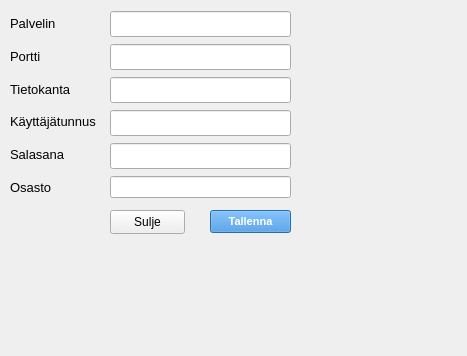
<?xml version="1.0" encoding="UTF-8"?>
<ui version="4.0">
 <class>Dialog</class>
 <widget class="QDialog" name="Dialog">
  <property name="geometry">
   <rect>
    <x>0</x>
    <y>0</y>
    <width>467</width>
    <height>356</height>
   </rect>
  </property>
  <property name="windowTitle">
   <string>Dialog</string>
  </property>
  <property name="windowIcon">
   <iconset theme="applications-development"/>
  </property>
  <widget class="QPushButton" name="saveSettingspushButton">
   <property name="geometry">
    <rect>
     <x>210</x>
     <y>210</y>
     <width>81</width>
     <height>23</height>
    </rect>
   </property>
   <property name="font">
    <font>
     <pointsize>8</pointsize>
     <bold>true</bold>
    </font>
   </property>
   <property name="cursor">
    <cursorShape>PointingHandCursor</cursorShape>
   </property>
   <property name="toolTip">
    <string>&lt;html&gt;&lt;head/&gt;&lt;body&gt;&lt;p&gt;&lt;span style=&quot; font-size:10pt;&quot;&gt;Tallentaa asetukset tiedostoon&lt;/span&gt;&lt;/p&gt;&lt;/body&gt;&lt;/html&gt;</string>
   </property>
   <property name="styleSheet">
    <string notr="true">background-color: rgb(57, 136, 220);
color: rgb(255, 255, 255);</string>
   </property>
   <property name="text">
    <string>Tallenna</string>
   </property>
  </widget>
  <widget class="QWidget" name="layoutWidget">
   <property name="geometry">
    <rect>
     <x>110</x>
     <y>10</y>
     <width>181</width>
     <height>191</height>
    </rect>
   </property>
   <layout class="QVBoxLayout" name="verticalLayout">
    <item>
     <widget class="QLineEdit" name="serverLineEdit">
      <property name="font">
       <font>
        <pointsize>11</pointsize>
       </font>
      </property>
      <property name="toolTip">
       <string>&lt;html&gt;&lt;head/&gt;&lt;body&gt;&lt;p&gt;&lt;span style=&quot; font-size:10pt;&quot;&gt;Palvelimen nimi tai IP-osoite&lt;/span&gt;&lt;/p&gt;&lt;/body&gt;&lt;/html&gt;</string>
      </property>
     </widget>
    </item>
    <item>
     <widget class="QLineEdit" name="portLineEdit">
      <property name="font">
       <font>
        <pointsize>11</pointsize>
       </font>
      </property>
      <property name="toolTip">
       <string>&lt;html&gt;&lt;head/&gt;&lt;body&gt;&lt;p&gt;&lt;span style=&quot; font-size:10pt;&quot;&gt;Palvelimen porttinumero&lt;/span&gt;&lt;/p&gt;&lt;/body&gt;&lt;/html&gt;</string>
      </property>
     </widget>
    </item>
    <item>
     <widget class="QLineEdit" name="databaseLineEdit">
      <property name="font">
       <font>
        <pointsize>11</pointsize>
       </font>
      </property>
      <property name="toolTip">
       <string>&lt;html&gt;&lt;head/&gt;&lt;body&gt;&lt;p&gt;&lt;span style=&quot; font-size:10pt;&quot;&gt;Tietokannan nimi&lt;/span&gt;&lt;/p&gt;&lt;/body&gt;&lt;/html&gt;</string>
      </property>
     </widget>
    </item>
    <item>
     <widget class="QLineEdit" name="userLineEdit">
      <property name="font">
       <font>
        <pointsize>11</pointsize>
       </font>
      </property>
      <property name="toolTip">
       <string>&lt;html&gt;&lt;head/&gt;&lt;body&gt;&lt;p&gt;&lt;span style=&quot; font-size:10pt;&quot;&gt;Sovelluksen käyttäjätunnus&lt;/span&gt;&lt;/p&gt;&lt;/body&gt;&lt;/html&gt;</string>
      </property>
     </widget>
    </item>
    <item>
     <widget class="QLineEdit" name="paswordLineEdit">
      <property name="font">
       <font>
        <pointsize>11</pointsize>
       </font>
      </property>
      <property name="toolTip">
       <string>&lt;html&gt;&lt;head/&gt;&lt;body&gt;&lt;p&gt;&lt;span style=&quot; font-size:10pt;&quot;&gt;Salasana&lt;/span&gt;&lt;/p&gt;&lt;/body&gt;&lt;/html&gt;</string>
      </property>
      <property name="echoMode">
       <enum>QLineEdit::EchoMode::PasswordEchoOnEdit</enum>
      </property>
     </widget>
    </item>
    <item>
     <widget class="QLineEdit" name="divisionLineEdit">
      <property name="toolTip">
       <string>Oman osaston nimi</string>
      </property>
     </widget>
    </item>
   </layout>
  </widget>
  <widget class="QWidget" name="layoutWidget_2">
   <property name="geometry">
    <rect>
     <x>10</x>
     <y>10</y>
     <width>86</width>
     <height>191</height>
    </rect>
   </property>
   <layout class="QVBoxLayout" name="verticalLayout_2">
    <item>
     <widget class="QLabel" name="ServerLabel">
      <property name="font">
       <font>
        <pointsize>10</pointsize>
       </font>
      </property>
      <property name="text">
       <string>Palvelin</string>
      </property>
     </widget>
    </item>
    <item>
     <widget class="QLabel" name="portLabel">
      <property name="font">
       <font>
        <pointsize>10</pointsize>
       </font>
      </property>
      <property name="text">
       <string>Portti</string>
      </property>
     </widget>
    </item>
    <item>
     <widget class="QLabel" name="databaseLabel">
      <property name="font">
       <font>
        <pointsize>10</pointsize>
       </font>
      </property>
      <property name="text">
       <string>Tietokanta</string>
      </property>
     </widget>
    </item>
    <item>
     <widget class="QLabel" name="userLabel">
      <property name="font">
       <font>
        <pointsize>10</pointsize>
       </font>
      </property>
      <property name="text">
       <string>Käyttäjätunnus</string>
      </property>
     </widget>
    </item>
    <item>
     <widget class="QLabel" name="passwordLabel">
      <property name="font">
       <font>
        <pointsize>10</pointsize>
       </font>
      </property>
      <property name="text">
       <string>Salasana</string>
      </property>
     </widget>
    </item>
    <item>
     <widget class="QLabel" name="label">
      <property name="font">
       <font>
        <pointsize>10</pointsize>
       </font>
      </property>
      <property name="text">
       <string>Osasto</string>
      </property>
     </widget>
    </item>
   </layout>
  </widget>
  <widget class="QPushButton" name="closePushButton">
   <property name="geometry">
    <rect>
     <x>110</x>
     <y>210</y>
     <width>75</width>
     <height>24</height>
    </rect>
   </property>
   <property name="text">
    <string>Sulje</string>
   </property>
  </widget>
 </widget>
 <resources/>
 <connections/>
</ui>
